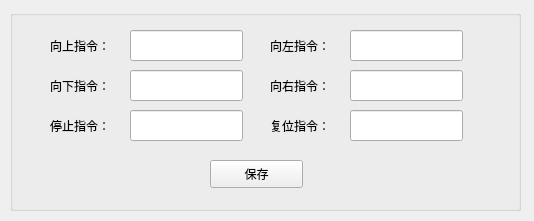
<?xml version="1.0" encoding="UTF-8"?>
<ui version="4.0">
 <class>commandDialog</class>
 <widget class="QWidget" name="commandDialog">
  <property name="geometry">
   <rect>
    <x>0</x>
    <y>0</y>
    <width>534</width>
    <height>221</height>
   </rect>
  </property>
  <property name="windowTitle">
   <string>commandDialog</string>
  </property>
  <widget class="QGroupBox" name="groupBox">
   <property name="geometry">
    <rect>
     <x>10</x>
     <y>10</y>
     <width>511</width>
     <height>201</height>
    </rect>
   </property>
   <property name="title">
    <string/>
   </property>
   <widget class="QLineEdit" name="rsetEdit">
    <property name="geometry">
     <rect>
      <x>340</x>
      <y>100</y>
      <width>113</width>
      <height>31</height>
     </rect>
    </property>
   </widget>
   <widget class="QLineEdit" name="rightEdit">
    <property name="geometry">
     <rect>
      <x>340</x>
      <y>60</y>
      <width>113</width>
      <height>31</height>
     </rect>
    </property>
   </widget>
   <widget class="QLabel" name="label_4">
    <property name="geometry">
     <rect>
      <x>260</x>
      <y>20</y>
      <width>72</width>
      <height>31</height>
     </rect>
    </property>
    <property name="text">
     <string>向左指令：</string>
    </property>
   </widget>
   <widget class="QLineEdit" name="leftEdit">
    <property name="geometry">
     <rect>
      <x>340</x>
      <y>20</y>
      <width>113</width>
      <height>31</height>
     </rect>
    </property>
   </widget>
   <widget class="QLabel" name="label_2">
    <property name="geometry">
     <rect>
      <x>40</x>
      <y>60</y>
      <width>72</width>
      <height>31</height>
     </rect>
    </property>
    <property name="text">
     <string>向下指令：</string>
    </property>
   </widget>
   <widget class="QLineEdit" name="upEdit">
    <property name="geometry">
     <rect>
      <x>120</x>
      <y>20</y>
      <width>113</width>
      <height>31</height>
     </rect>
    </property>
   </widget>
   <widget class="QLineEdit" name="downEdit">
    <property name="geometry">
     <rect>
      <x>120</x>
      <y>60</y>
      <width>113</width>
      <height>31</height>
     </rect>
    </property>
   </widget>
   <widget class="QLineEdit" name="stopEdit">
    <property name="geometry">
     <rect>
      <x>120</x>
      <y>100</y>
      <width>113</width>
      <height>31</height>
     </rect>
    </property>
   </widget>
   <widget class="QLabel" name="label">
    <property name="geometry">
     <rect>
      <x>40</x>
      <y>20</y>
      <width>72</width>
      <height>31</height>
     </rect>
    </property>
    <property name="text">
     <string>向上指令：</string>
    </property>
   </widget>
   <widget class="QLabel" name="label_3">
    <property name="geometry">
     <rect>
      <x>40</x>
      <y>100</y>
      <width>72</width>
      <height>31</height>
     </rect>
    </property>
    <property name="text">
     <string>停止指令：</string>
    </property>
   </widget>
   <widget class="QLabel" name="label_5">
    <property name="geometry">
     <rect>
      <x>260</x>
      <y>60</y>
      <width>72</width>
      <height>31</height>
     </rect>
    </property>
    <property name="text">
     <string>向右指令：</string>
    </property>
   </widget>
   <widget class="QLabel" name="label_6">
    <property name="geometry">
     <rect>
      <x>260</x>
      <y>100</y>
      <width>72</width>
      <height>31</height>
     </rect>
    </property>
    <property name="text">
     <string>复位指令：</string>
    </property>
   </widget>
   <widget class="QPushButton" name="saveBtn">
    <property name="geometry">
     <rect>
      <x>200</x>
      <y>150</y>
      <width>93</width>
      <height>28</height>
     </rect>
    </property>
    <property name="text">
     <string>保存</string>
    </property>
   </widget>
  </widget>
 </widget>
 <layoutdefault spacing="6" margin="11"/>
 <resources/>
 <connections/>
</ui>
